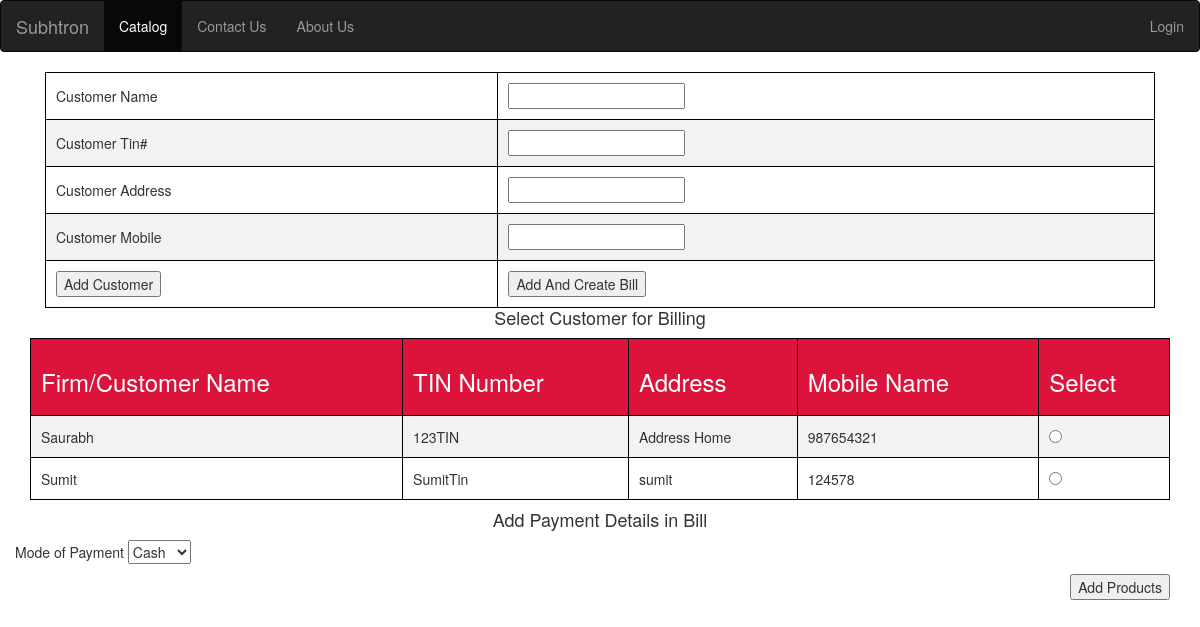
Page /selectCustomerBilling.php on the committed database.
### tables this page shows
CREATE TABLE `cutomer` (
  `id` int(11) NOT NULL,
  `name` varchar(50) NOT NULL,
  `tin_no` varchar(50) NOT NULL,
  `address` varchar(150) NOT NULL,
  `mobile_no` varchar(12) NOT NULL
);

### selectCustomerBilling.php (the view, shortened to what this page needs)
<?php require "header.php"; ?>
<div class="container">
<div class="col-md-12">
	<table>
		<tr>
			<td>Customer Name</td>
			<td><input type="textfield" id="c_name"></td>
		</tr>
		<tr>
			<td>Customer Tin#</td>
			<td><input type="textfield" id="c_tin"></td>
		</tr>
		<tr>
			<td>Customer Address</td>
			<td><input type="textfield" id="c_Address"></td>
		</tr>
		<tr>
			<td>Customer Mobile</td>
			<td><input type="textfield" id="c_mobile"></td>
		</tr>
		<tr>
			<td><button id="acc_customer_btn1">Add Customer</button></td>
			<td><button id="acc_customer_btn2">Add And Create Bill</button></td>
		</tr>
	</table>
</div>
<form action="AddProduct.php" method="GET">
		<div class="row" id="select_customer_step">
			<h4 style="text-align: center;">Select Customer for Billing</h4>
			<div class="col-md-12">
					<table>
						<tr>
							<th><h3>Firm/Customer Name</h3></th>
							<th><h3>TIN Number</h3></th>
							<th><h3>Address</h3></th>
							<th><h3>Mobile Name</h3></th>
							<th><h3>Select</h3></th>
						</tr>
						<?php
							$sql = "SELECT * FROM `cutomer` WHERE 1";
							$result = $conn->query($sql);
							if ($result->num_rows > 0) {
							    while($row = $result->fetch_assoc()) {
							        echo "<tr>";
							        echo "<td>" . $row["name"]. "</td>";
							        echo "<td>" . $row["tin_no"]. "</td>";
							        echo "<td>" . $row["address"]. "</td>";
							        echo "<td>" . $row["mobile_no"]. "</td>";
							        echo "<td><input type='radio' name='customer_details' value='".$row["id"]."'></td>";
							        echo "</tr>";
							    }
							} else {
							    echo "0 results";
							}
						?>
					</table>
			</div>
		</div>
		<div class="row" id="add_details_step">
			<h4 style="text-align: center;">Add Payment Details in Bill</h4>
				<ul class="search_box_ul">
					<li class="search_box_li">
						Mode of Payment
						<select name="mode_billing_payment">
							<option value="Cash">Cash</option>
						</select>
					</li>
				</ul>
				<div class="col-md-12 two_big_button" style="text-align: right;">
					<input type="submit" value="Add Products"></input>
				</div>
		</div>
	</div>
<?php require "footer.php"; ?>

### css/styles.css (style rules this page uses)
table { width: 100%; }
table, th, td { padding: 10px; border: 1px solid black; }
tr:nth-child(even) { background-color: #f2f2f2 }
th { background-color: crimson; color: white; }
ul.search_box_ul { list-style: none; }
ul.search_box_ul { list-style: none; padding: 0px; }
li.search_box_li { margin: 8px 0px 8px 0px; }

### rows in the picture
cutomer: name "Saurabh", tin_no "123TIN", address "Address Home", mobile_no "987654321"
cutomer: name "Sumit", tin_no "SumitTin", address "sumit", mobile_no "124578"
